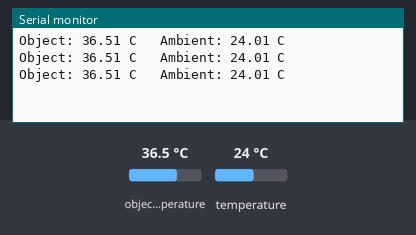
Bench run of a sketch on a simulated Arduino Uno, built with avr-gcc and run on an emulated ATmega328P. Parts: the last lines printed to the serial monitor. The test bench sets the inputs (shaded band); at power-on: object temperature 36.5 °C, temperature 24 °C.

Above: at 1.3 s.
1.4 s: object temperature set to 20 °C
At 1.9 s:
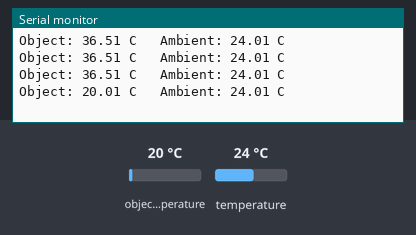
2.9 s: temperature set to 12 °C
At 3.4 s:
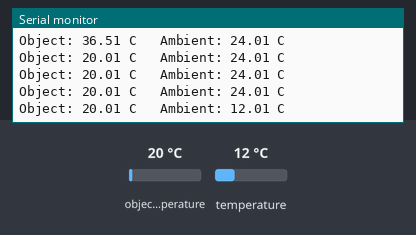
4.4 s: object temperature set to 26 °C
At 4.9 s:
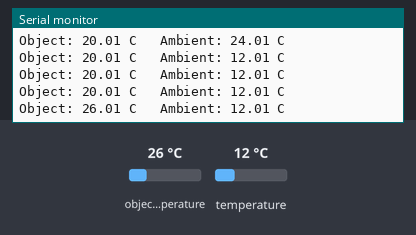
Timing chart, 0 to 7.4 s (numbered marks = the images above; inputs shaded):
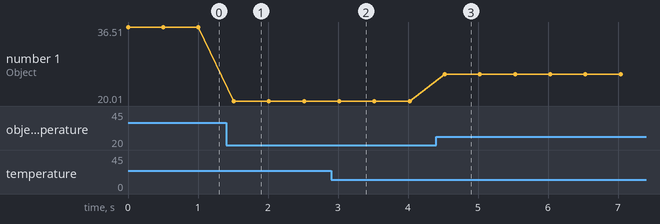

The sketch:

P-8-IR_Temp_Sensor_MLX90614.ino
```cpp
#include <Wire.h>
#include <Adafruit_MLX90614.h>

Adafruit_MLX90614 mlx = Adafruit_MLX90614();

float Temp;
float ambientTemp;

void setup() {
  Serial.begin(9600);
  if (!mlx.begin()) {
    Serial.println("Sensor not found. Check wiring.");
    while (1);
  }
}

void loop() {
  Temp = mlx.readObjectTempC();
  ambientTemp = mlx.readAmbientTempC();

  Serial.print("Object: ");
  Serial.print(Temp);
  Serial.print(" C   Ambient: ");
  Serial.print(ambientTemp);
  Serial.println(" C");

  delay(500);
}
```

Measured:
- after the input at 1.4 s, the serial monitor: prints a new line after 0.11 s (image 1)
- after the input at 2.9 s, the serial monitor: prints a new line after 0.12 s (image 2)
- after the input at 4.4 s, the serial monitor: prints a new line after 0.12 s (image 3)
- plotted number 1: 36.51 → 20.01 after the input at 1.4 s, 20.01 → 26.01 after the input at 4.4 s
